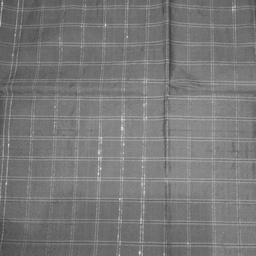
#> input picture ls01/gray01.jpg, 256 x 256 px, shrunk from 800 x 800 before the run
$ python 'matriks gray.py'
#> lines starting #> are read from the running program, lines starting #| are printed output that depends on the picture
import cv2
import numpy as np
from matplotlib import pyplot as plt

def get_pixel(img, center, x, y):
	new_value = 0
	try:
		if img[x][y] >= center:
			new_value = 1
	except:
		pass

	return new_value
def lbp_calculated_pixel(img, x, y):

	center = img[x][y]

	val_ar = []
	val_ar.append(get_pixel(img, center, x-1, y-1))
	val_ar.append(get_pixel(img, center, x-1, y))
	val_ar.append(get_pixel(img, center, x-1, y + 1))
	val_ar.append(get_pixel(img, center, x, y + 1))
	val_ar.append(get_pixel(img, center, x + 1, y + 1))
	val_ar.append(get_pixel(img, center, x + 1, y))
	val_ar.append(get_pixel(img, center, x + 1, y-1))
	val_ar.append(get_pixel(img, center, x, y-1))
	power_val = [1, 2, 4, 8, 16, 32, 64, 128]

	val = 0

	for i in range(len(val_ar)):
		val += val_ar[i] * power_val[i]

	return val

path = 'gray01.jpg'
img_bgr = cv2.imread(path, 1)
#> img_bgr is the input picture: shape (256, 256, 3); min 57, max 228, mean 120.5

height, width, _ = img_bgr.shape
#> height = 256; width = 256
img_gray = cv2.cvtColor(img_bgr,cv2.COLOR_BGR2GRAY)
img_lbp = np.zeros((height, width),np.uint8)

for i in range(0, height):
	for j in range(0, width):
		img_lbp[i, j] = lbp_calculated_pixel(img_gray, i, j)
#> this loop made 256 passes
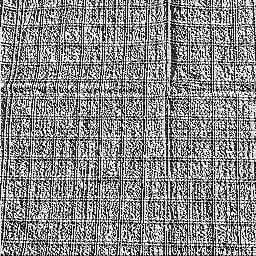
#> img_lbp: shape (256, 256); min 0, max 255, mean 137

plt.imshow(img_bgr)
plt.show()

plt.imshow(img_lbp, cmap ="gray")
plt.show()

print("Program LBP")
